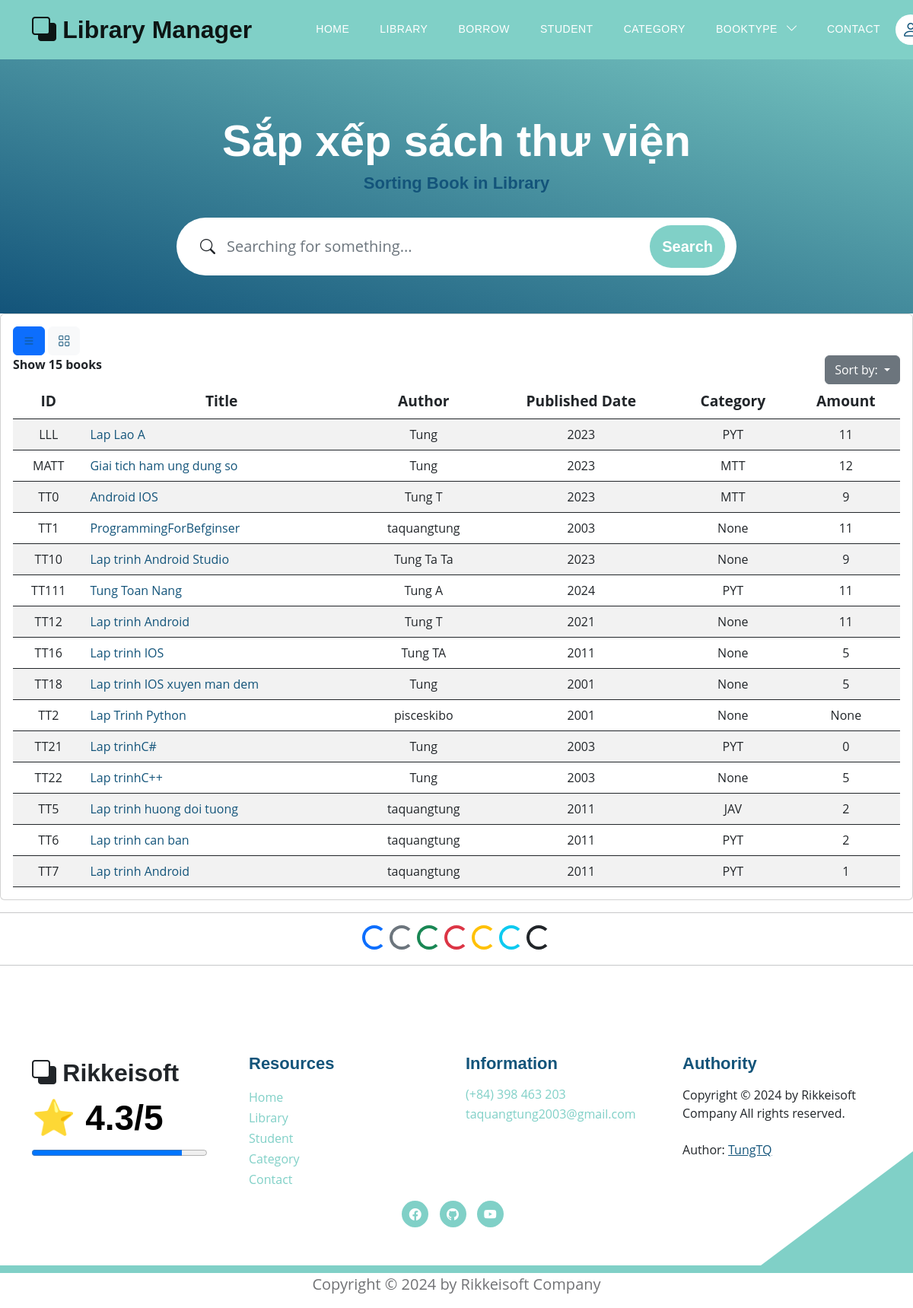
Before: /books/sort_books?bookview=0&choice=id with the older database file.
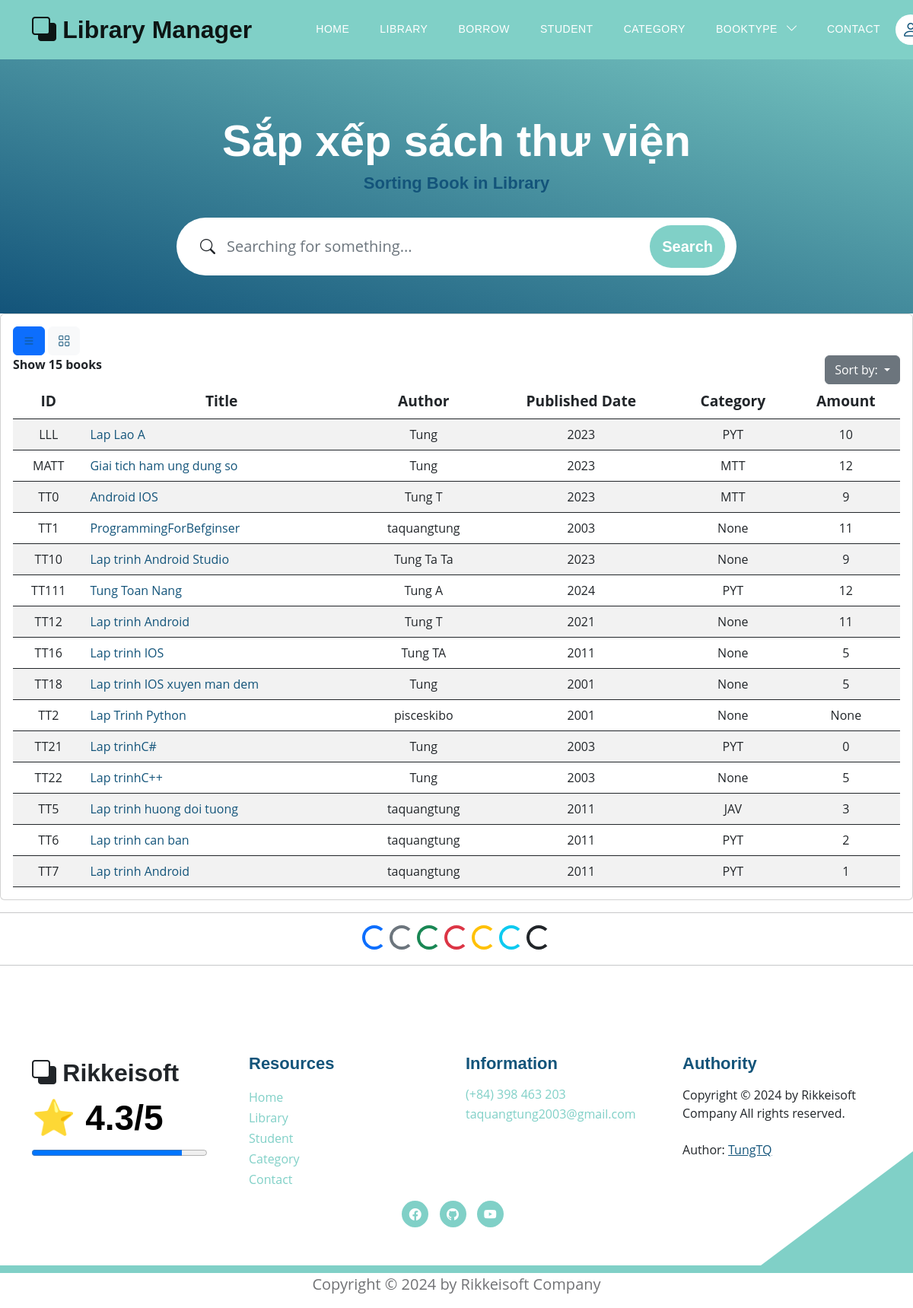
After: the same page with the newer database file.
### models.py (models this page shows, shortened)
class Book(Base):
    __tablename__ = 'books'
    username_id = Column(String(30), ForeignKey('users.username'), nullable=False)
    id_book = Column(String(30), primary_key=True, unique=True, index=True)         # Số thứ tự sách
    title = Column(String(100), index=True)      # Tiêu đề sách
    author = Column(String(100), index=True)     # Tác giả
    year = Column(Integer)                  # Năm xuất bản
    quantity_amount = Column(Integer, index=True, default=0)
    category_id = Column(String(10), ForeignKey('category.category_id'), nullable=False)
    insert_at = Column(DateTime, index=True)
    insert_id = Column(String(30), index=True)
    update_at = Column(DateTime,index=True)
    update_id = Column(String(30), index=True)
    delete_at = Column(DateTime,index=True)
    delete_id = Column(String(30), index=True)
    delete_flag = Column(Integer, index=True)
    image_book = Column(String(100), index=True, nullable=True)         # Đường dẫn tới ảnh của sách
    pdf_book = Column(String(100), index=True, nullable=True)           # Đường dẫn tới file PDF của sách
    user = relationship("User", back_populates="books")
    category = relationship("Category", back_populates="category_books")
    borrows = relationship("BorrowBook", back_populates="book_borrow")
    borrowfinal = relationship("BorrowBookFinal", back_populates="book_borrow_final")
    comments = relationship("CommentBook", back_populates="book")

class Category(Base):
    __tablename__ = 'category'
    category_id = Column(String(10), primary_key=True, index=True)
    category_name = Column(String(50), index=True)
    insert_at = Column(DateTime, index=True)
    insert_id = Column(String(30), index=True)
    update_at = Column(DateTime,index=True)
    update_id = Column(String(30), index=True)
    delete_at = Column(DateTime,index=True)
    delete_id = Column(String(30), index=True)
    delete_flag = Column(Integer, index=True)
    category_books = relationship("Book", back_populates="category")

### routers/book.py (the view)
@router.get('/books/sort_books', response_class=HTMLResponse)
async def sort_books(bookview: int, choice: str, request: Request, db: Session = Depends(models.get_db)):
    mean_star = function.get_mean_star(db)
    all_category2 = db.query(models.Category).filter(models.Category.delete_flag != 1).all()
    if choice == "year":
        books = db.query(models.Book).order_by(models.Book.year)
    elif choice == "id":
        books = db.query(models.Book).order_by(models.Book.id_book)
    elif choice == "name":
        books = db.query(models.Book).order_by(models.Book.title)
    books = books.filter(models.Book.delete_flag != 1).all()
    total_books = db.query(models.Book).filter(models.Book.delete_flag == 0).count()
    return templates.TemplateResponse("books/sorting_book.html", {
        "request": request,
        "books": books,
        "total_books": total_books,
        "bookview": bookview,
        "mean_star": mean_star,
        "all_category2": all_category2})

### templates/books/sorting_book.html (shortened to what the changed rows need)
{% extends "base.html" %}
{% block content %}
<section class="hero-section d-flex justify-content-center align-items-center" id="section_1"
    style="padding-bottom: 50px;">
    <div class="container">
        <div class="row">
            <div class="col-lg-8 col-12 mx-auto">
                <h1 class="text-white text-center"> Sắp xếp sách thư viện </h1>
            </div>
        </div>
    </div>
</section>
<div class="card card-table comman-shadow">
    <div class="card-body">
        <div class="table-responsive">
            <div id="DataTables_Table_0_wrapper" class="dataTables_wrapper no-footer">
                {% if bookview == 0 %}
                <table
                    class="table border-0 star-student table-hover table-center mb-0 datatable table-striped dataTable no-footer"
                    id="DataTables_Table_0" aria-describedby="DataTables_Table_0_info">
                    <thead class="student-thread">
                        <tr style="text-align: center; font-size:larger;">
                            <th rowspan="1" colspan="1" aria-label="ID: activate to sort column ascending">ID</th>
                            <th rowspan="1" colspan="1" aria-label="Title: activate to sort column ascending">Title</th>
                            <th rowspan="1" colspan="1" aria-label="Author: activate to sort column ascending">Author
                            </th>
                            <th rowspan="1" colspan="1" aria-label="Published Date: activate to sort column ascending">
                                Published Date</th>
                            <th rowspan="1" colspan="1" aria-label="Category: activate to sort column ascending">
                                Category</th>
                            <th rowspan="1" colspan="1" aria-label="Action: activate to sort column ascending">Amount
                            </th>
                        </tr>
                    </thead>
                    <tbody>
                        <form action="">
                            {% for book in books %}
                            <tr class="{% if loop.index is even %} even {% else %}odd{% endif %}">
                                <td style="text-align: center;">{{ book.id_book }}</td>
                                <td> <a href="/books/detail_book?choice_book={{book.id_book}}">{{ book.title }}</a></td>
                                <td style="text-align: center;">{{ book.author }}</td>
                                <td style="text-align: center;">{{ book.year }}</td>
                                <td style="text-align: center;">{{ book.category }}</td>
                                <td style="text-align: center;">{{ book.quantity_amount }}</td>
                            </tr>
                            {% endfor %}
                        </form>
                    </tbody>
                </table>
                {% endif %}
            </div>
        </div>
    </div>
</div>
{% endblock content %}

Changed rows visible on the page:
changed Book "LLL": quantity_amount "11" → "10"
changed Book "TT111": quantity_amount "11" → "12"
changed Book "TT5": quantity_amount "2" → "3"
